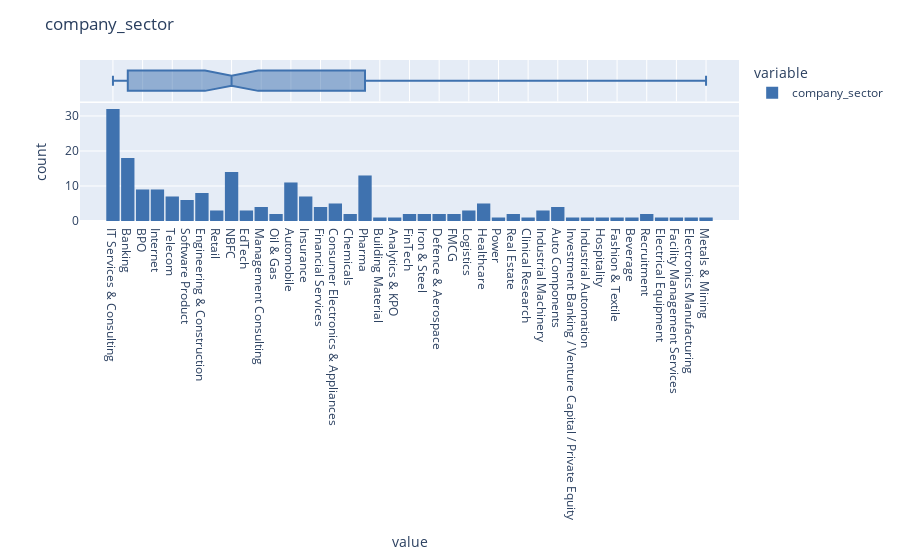
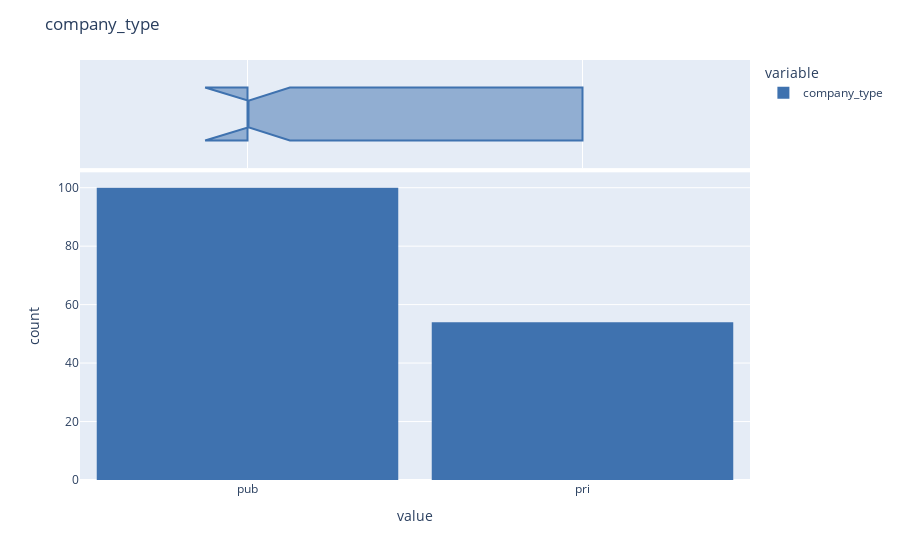
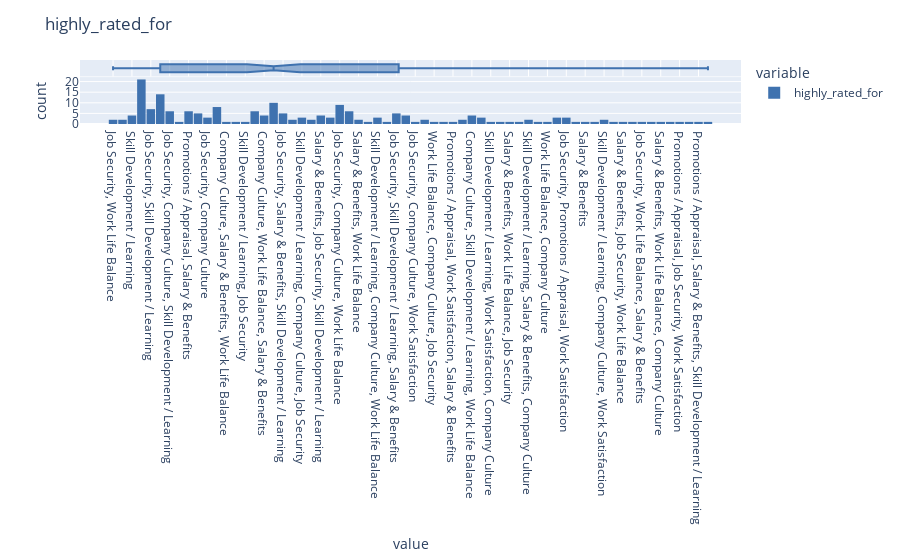

Notebook code cell kept with these figures, in order:
### Code cell
for col in df_cat.columns:    
    fig = px.histogram(data_frame = df_cat[col],
                       marginal = 'box',
                       color_discrete_sequence = ["#3F72AF"],
                       nbins = df_cat[col].nunique())
    fig.update_layout(title = col, bargap = 0.1)
    fig.show()

### Figure 1 — Plotly figure (JSON) as saved in the notebook; plotly's stock layout.template omitted (floating-point values rounded to 4 significant figures; data arrays with more than 128 entries replaced by an {"elided": "..."} marker saying what was removed)
{"data": [{"alignmentgroup": "True", "bingroup": "x", "hovertemplate": "variable=company_sector<br>value=%{x}<br>count=%{y}<extra></extra>", "legendgroup": "company_sector", "marker": {"color": "#3F72AF", "pattern": {"shape": ""}}, "name": "company_sector", "nbinsx": 41, "offsetgroup": "company_sector", "orientation": "v", "showlegend": true, "type": "histogram", "x": {"elided": "197 str values"}, "xaxis": "x", "yaxis": "y"}, {"alignmentgroup": "True", "hovertemplate": "variable=company_sector<br>value=%{x}<extra></extra>", "legendgroup": "company_sector", "marker": {"color": "#3F72AF"}, "name": "company_sector", "notched": true, "offsetgroup": "company_sector", "showlegend": false, "type": "box", "x": {"elided": "197 str values"}, "xaxis": "x2", "yaxis": "y2"}], "layout": {"bargap": 0.1, "barmode": "relative", "legend": {"title": {"text": "variable"}, "tracegroupgap": 0}, "margin": {"t": 60}, "title": {"text": "company_sector"}, "xaxis": {"anchor": "y", "domain": [0, 1], "title": {"text": "value"}}, "xaxis2": {"anchor": "y2", "domain": [0, 1], "matches": "x", "showgrid": true, "showticklabels": false}, "yaxis": {"anchor": "x", "domain": [0, 0.7326], "title": {"text": "count"}}, "yaxis2": {"anchor": "x2", "domain": [0.7426, 1], "matches": "y2", "showgrid": false, "showline": false, "showticklabels": false, "ticks": ""}}}

### Figure 2 — Plotly figure (JSON) as saved in the notebook; plotly's stock layout.template omitted (floating-point values rounded to 4 significant figures; data arrays with more than 128 entries replaced by an {"elided": "..."} marker saying what was removed)
{"data": [{"alignmentgroup": "True", "bingroup": "x", "hovertemplate": "variable=company_type<br>value=%{x}<br>count=%{y}<extra></extra>", "legendgroup": "company_type", "marker": {"color": "#3F72AF", "pattern": {"shape": ""}}, "name": "company_type", "nbinsx": 2, "offsetgroup": "company_type", "orientation": "v", "showlegend": true, "type": "histogram", "x": {"elided": "197 str values"}, "xaxis": "x", "yaxis": "y"}, {"alignmentgroup": "True", "hovertemplate": "variable=company_type<br>value=%{x}<extra></extra>", "legendgroup": "company_type", "marker": {"color": "#3F72AF"}, "name": "company_type", "notched": true, "offsetgroup": "company_type", "showlegend": false, "type": "box", "x": {"elided": "197 str values"}, "xaxis": "x2", "yaxis": "y2"}], "layout": {"bargap": 0.1, "barmode": "relative", "legend": {"title": {"text": "variable"}, "tracegroupgap": 0}, "margin": {"t": 60}, "title": {"text": "company_type"}, "xaxis": {"anchor": "y", "domain": [0, 1], "title": {"text": "value"}}, "xaxis2": {"anchor": "y2", "domain": [0, 1], "matches": "x", "showgrid": true, "showticklabels": false}, "yaxis": {"anchor": "x", "domain": [0, 0.7326], "title": {"text": "count"}}, "yaxis2": {"anchor": "x2", "domain": [0.7426, 1], "matches": "y2", "showgrid": false, "showline": false, "showticklabels": false, "ticks": ""}}}

### Figure 3 — Plotly figure (JSON) as saved in the notebook; plotly's stock layout.template omitted (floating-point values rounded to 4 significant figures; data arrays with more than 128 entries replaced by an {"elided": "..."} marker saying what was removed)
{"data": [{"alignmentgroup": "True", "bingroup": "x", "hovertemplate": "variable=highly_rated_for<br>value=%{x}<br>count=%{y}<extra></extra>", "legendgroup": "highly_rated_for", "marker": {"color": "#3F72AF", "pattern": {"shape": ""}}, "name": "highly_rated_for", "nbinsx": 64, "offsetgroup": "highly_rated_for", "orientation": "v", "showlegend": true, "type": "histogram", "x": {"elided": "197 str values"}, "xaxis": "x", "yaxis": "y"}, {"alignmentgroup": "True", "hovertemplate": "variable=highly_rated_for<br>value=%{x}<extra></extra>", "legendgroup": "highly_rated_for", "marker": {"color": "#3F72AF"}, "name": "highly_rated_for", "notched": true, "offsetgroup": "highly_rated_for", "showlegend": false, "type": "box", "x": {"elided": "197 str values"}, "xaxis": "x2", "yaxis": "y2"}], "layout": {"bargap": 0.1, "barmode": "relative", "legend": {"title": {"text": "variable"}, "tracegroupgap": 0}, "margin": {"t": 60}, "title": {"text": "highly_rated_for"}, "xaxis": {"anchor": "y", "domain": [0, 1], "title": {"text": "value"}}, "xaxis2": {"anchor": "y2", "domain": [0, 1], "matches": "x", "showgrid": true, "showticklabels": false}, "yaxis": {"anchor": "x", "domain": [0, 0.7326], "title": {"text": "count"}}, "yaxis2": {"anchor": "x2", "domain": [0.7426, 1], "matches": "y2", "showgrid": false, "showline": false, "showticklabels": false, "ticks": ""}}}
